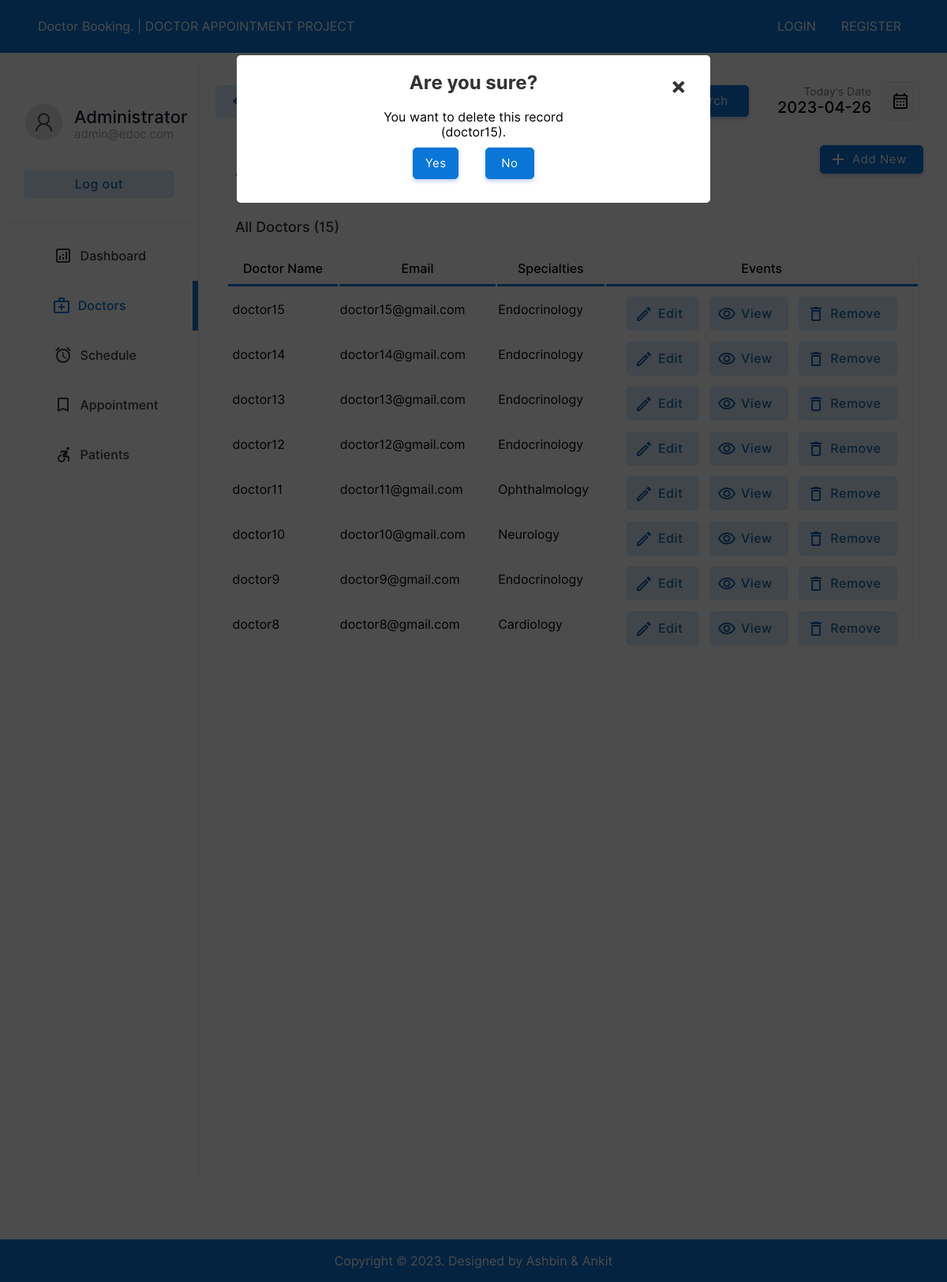
Screenshot of /doctor/doctors.php?action=drop&id=16&name=doctor15 (signed in) with the database file from the repository.
### tables this page shows
CREATE TABLE `doctor` (
  `docid` int(11) NOT NULL,
  `docemail` varchar(255) DEFAULT NULL,
  `docname` varchar(255) DEFAULT NULL,
  `docpassword` varchar(255) DEFAULT NULL,
  `docnic` varchar(15) DEFAULT NULL,
  `doctel` varchar(15) DEFAULT NULL,
  `specialties` int(2) DEFAULT NULL
);

CREATE TABLE `specialties` (
  `id` int(2) NOT NULL,
  `sname` varchar(50) DEFAULT NULL
);

### doctor/doctors.php (the view, shortened to what the rows shown need)
<!DOCTYPE html>
<html lang="en">
<head>
    <link rel="stylesheet" href="../css/animations.css">
    <link rel="stylesheet" href="../css/main.css">
    <link rel="stylesheet" href="../css/admin.css">
</head>
<body>
    <?php
    include_once('../header.php');
    ?>
        <div class="dash-body">
            <table border="0" width="100%" style=" border-spacing: 0;margin:0;padding:0;margin-top:25px; ">
                <?php
                    if($_POST){
                        $keyword=$_POST["search"];
                        $sqlmain= "select * from doctor where docemail='$keyword' or docname='$keyword' or docname like '$keyword%' or docname like '%$keyword' or docname like '%$keyword%'";
                    }else{
                        $sqlmain= "select * from doctor order by docid desc";
                    }
                ?>
                <tr>
                   <td colspan="4">
                       <center>
                        <div class="abc scroll">
                        <table width="93%" class="sub-table scrolldown" border="0">
                        <thead>
                        <tr>
                                <th class="table-headin">
                                Doctor Name
                                </th>
                                <th class="table-headin">
                                    Email
                                </th>
                                <th class="table-headin">
                                    Specialties
                                </th>
                                <th class="table-headin">
                                    Events
                                </tr>
                        </thead>
                        <tbody>
                            <?php
                                $result= $database->query($sqlmain);
                                if($result->num_rows==0){
                                    echo '<tr>
                                    <td colspan="4">
                                    <br><br><br><br>
                                    <center>
                                    <img src="../img/notfound.svg" width="25%">
                                    <br>
                                    <p class="heading-main12" style="margin-left: 45px;font-size:20px;color:rgb(49, 49, 49)">We  couldnt find anything related to your keywords !</p>
                                    <a class="non-style-link" href="doctors.php"><button  class="login-btn btn-primary-soft btn"  style="display: flex;justify-content: center;align-items: center;margin-left:20px;">&nbsp; Show all Doctors &nbsp;</font></button>
                                    </a>
                                    </center>
                                    <br><br><br><br>
                                    </td>
                                    </tr>';
                                }
                                else{
                                for ( $x=0; $x<$result->num_rows;$x++){
                                    $row=$result->fetch_assoc();
                                    $docid=$row["docid"];
                                    $name=$row["docname"];
                                    $email=$row["docemail"];
                                    $spe=$row["specialties"];
                                    $spcil_res= $database->query("select sname from specialties where id='$spe'");
                                    $spcil_array= $spcil_res->fetch_assoc();
                                    $spcil_name=$spcil_array["sname"];
                                    echo '<tr>
                                        <td> &nbsp;'.
                                        substr($name,0,30)
                                        .'</td>
                                        <td>
                                        '.substr($email,0,20).'
                                        </td>
                                        <td>
                                            '.substr($spcil_name,0,20).'
                                        </td>
                                        <td>
                                        <div style="display:flex;justify-content: center;">
                                        <a href="?action=edit&id='.$docid.'&error=0" class="non-style-link"><button  class="btn-primary-soft btn button-icon btn-edit"  style="padding-left: 40px;padding-top: 12px;padding-bottom: 12px;margin-top: 10px;"><font class="tn-in-text">Edit</font></button></a>
                                        &nbsp;&nbsp;&nbsp;
                                        <a href="?action=view&id='.$docid.'" class="non-style-link"><button  class="btn-primary-soft btn button-icon btn-view"  style="padding-left: 40px;padding-top: 12px;padding-bottom: 12px;margin-top: 10px;"><font class="tn-in-text">View</font></button></a>
                                       &nbsp;&nbsp;&nbsp;
                                       <a href="?action=drop&id='.$docid.'&name='.$name.'" class="non-style-link"><button  class="btn-primary-soft btn button-icon btn-delete"  style="padding-left: 40px;padding-top: 12px;padding-bottom: 12px;margin-top: 10px;"><font class="tn-in-text">Remove</font></button></a>
                                        </div>
                                        </td>
                                    </tr>';
                                }
                            }
                            ?>
                            </tbody>
                        </table>
                        </div>
                        </center>
                   </td>
                </tr>
            </table>
        </div>
    <?php
    if($_GET){
        $id=$_GET["id"];
        $action=$_GET["action"];
        if($action=='drop'){
            $nameget=$_GET["name"];
            echo '
            <div id="popup1" class="overlay">
                    <div class="popup">
                    <center>
                        <h2>Are you sure?</h2>
                        <a class="close" href="doctors.php">&times;</a>
                        <div class="content">
                            You want to delete this record<br>('.substr($nameget,0,40).').
                        </div>
                        <div style="display: flex;justify-content: center;">
                        <a href="delete-doctor.php?id='.$id.'" class="non-style-link"><button  class="btn-primary btn"  style="display: flex;justify-content: center;align-items: center;margin:10px;padding:10px;"<font class="tn-in-text">&nbsp;Yes&nbsp;</font></button></a>&nbsp;&nbsp;&nbsp;
                        <a href="doctors.php" class="non-style-link"><button  class="btn-primary btn"  style="display: flex;justify-content: center;align-items: center;margin:10px;padding:10px;"><font class="tn-in-text">&nbsp;&nbsp;No&nbsp;&nbsp;</font></button></a>
                        </div>
                    </center>
            </div>
            </div>
            ';
        }elseif($action=='edit'){
            $sqlmain= "select * from doctor where docid='$id'";
            $result= $database->query($sqlmain);
            $row=$result->fetch_assoc();
            $name=$row["docname"];
            $email=$row["docemail"];
            $spe=$row["specialties"];
            $spcil_res= $database->query("select sname from specialties where id='$spe'");
            $spcil_array= $spcil_res->fetch_assoc();
            $spcil_name=$spcil_array["sname"];
            $nic=$row['docnic'];
            $tele=$row['doctel'];
            $error_1=$_GET["error"];
                $errorlist= array(
                    '1'=>'<label for="promter" class="form-label" style="color:rgb(255, 62, 62);text-align:center;">Already have an account for this Email address.</label>',
                    '2'=>'<label for="promter" class="form-label" style="color:rgb(255, 62, 62);text-align:center;">Password Conformation Error! Reconform Password</label>',
                    '3'=>'<label for="promter" class="form-label" style="color:rgb(255, 62, 62);text-align:center;"></label>',
                    '4'=>"",
                    '0'=>'',
                );
            if($error_1!='4'){
                    echo '
                    <div id="popup1" class="overlay">
                            <div class="popup">
                            <center>
                                <a class="close" href="doctors.php">&times;</a>
                                <div style="display: flex;justify-content: center;">
                                <div class="abc">
                                <table width="80%" class="sub-table scrolldown add-doc-form-container" border="0">
                                <tr>
                                        <td class="label-td" colspan="2">'.
                                            $errorlist[$error_1]
                                        .'</td>
                                    </tr>
                                    <tr>
                                        <td>
                                            <p style="padding: 0;margin: 0;text-align: left;font-size: 25px;font-weight: 500;">Edit Doctor Details.</p>
                                        Doctor ID : '.$id.' (Auto Generated)<br><br>
                                        </td>
                                    </tr>
                                    <tr>
                                        <td class="label-td" colspan="2">
                                            <form action="edit-doc.php" method="POST" class="add-new-form">
                                            <label for="Email" class="form-label">Email: </label>
                                            <input type="hidden" value="'.$id.'" name="id00">
                                        </td>
                                    </tr>
                                    <tr>
                                        <td class="label-td" colspan="2">
                                        <input type="email" name="email" class="input-text" placeholder="Email Address" value="'.$email.'" required><br>
                                        </td>
                                    </tr>
                                    <tr>
                                        <td class="label-td" colspan="2">
                                            <label for="name" class="form-label">Name: </label>
                                        </td>
                                    </tr>
                                    <tr>
                                        <td class="label-td" colspan="2">
                                            <input type="text" name="name" class="input-text" placeholder="Doctor Name" value="'.$name.'" required><br>
                                        </td>
                                    </tr>
                                    <tr>
                                        <td class="label-td" colspan="2">
                                            <label for="nic" class="form-label">NIC: </label>
                                        </td>
                                    </tr>
                                    <tr>
                                        <td class="label-td" colspan="2">
                                            <input type="text" name="nic" class="input-text" placeholder="NIC Number" value="'.$nic.'" required><br>
                                        </td>
                                    </tr>
                                    <tr>
                                        <td class="label-td" colspan="2">
                                            <label for="Tele" class="form-label">Telephone: </label>
                                        </td>
                                    </tr>
                                    <tr>
                                        <td class="label-td" colspan="2">
                                            <input type="tel" name="Tele" class="input-text" placeholder="Telephone Number" value="'.$tele.'" required><br>
                                        </td>
                                    </tr>
                                    <tr>
                                        <td class="label-td" colspan="2">
                                            <label for="spec" class="form-label">Choose specialties: (Current'.$spcil_name.')</label>
                                        </td>
                                    </tr>
                                    <tr>
                                        <td class="label-td" colspan="2">
                                            <select name="spec" id="" class="box">';
                                                $list11 = $database->query("select  * from  specialties;");
                                                for ($y=0;$y<$list11->num_rows;$y++){
                                                    $row00=$list11->fetch_assoc();
                                                    $sn=$row00["sname"];
                                                    $id00=$row00["id"];
                                                    echo "<option value=".$id00.">$sn</option><br/>";
                                                };
                                echo     '       </select><br><br>
                                        </td>
                                    </tr>
                                    <tr>
                                        <td class="label-td" colspan="2">
                                            <label for="password" class="form-label">Password: </label>
                                        </td>
                                    </tr>
                                    <tr>
                                        <td class="label-td" colspan="2">
                                            <input type="password" name="password" class="input-text" placeholder="Defind a Password" required><br>
                                        </td>
                                    </tr><tr>
                                        <td class="label-td" colspan="2">
                                            <label for="cpassword" class="form-label">Conform Password: </label>
                                        </td>
                                    </tr>
                                    <tr>
                                        <td class="label-td" colspan="2">
                                            <input type="password" name="cpassword" class="input-text" placeholder="Conform Password" required><br>
                                        </td>
                                    </tr>
                                    <tr>
                                        <td colspan="2">
                                            <input type="reset" value="Reset" class="login-btn btn-primary-soft btn" >&nbsp;&nbsp;&nbsp;&nbsp;&nbsp;
                                            <input type="submit" value="Save" class="login-btn btn-primary btn">
                                        </td>
                                    </tr>
                                    </form>
                                    </tr>
                                </table>
                                </div>
                                </div>
                            </center>
                            <br><br>
                    </div>
                    </div>
                    ';
        }; };
    };
?>
</body>
</html>

### rows the page displays
doctor: docname "doctor15", docemail "doctor15@gmail.com", specialties.sname "Endocrinology"
doctor: docname "doctor14", docemail "doctor14@gmail.com", specialties.sname "Endocrinology"
doctor: docname "doctor13", docemail "doctor13@gmail.com", specialties.sname "Endocrinology"
doctor: docname "doctor12", docemail "doctor12@gmail.com", specialties.sname "Endocrinology"
doctor: docname "doctor11", docemail "doctor11@gmail.com", specialties.sname "Ophthalmology"
doctor: docname "doctor10", docemail "doctor10@gmail.com", specialties.sname "Neurology"
doctor: docname "doctor9", docemail "doctor9@gmail.com", specialties.sname "Endocrinology"
doctor: docname "doctor8", docemail "doctor8@gmail.com", specialties.sname "Cardiology"

### other values shown
$list11->num_rows "15"
substr($nameget,0,40) "doctor15"
